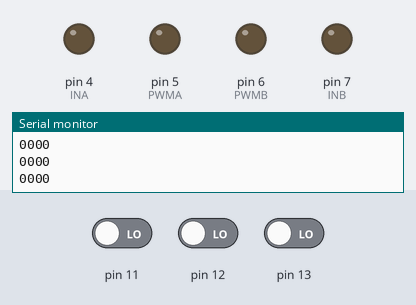
This sketch was run on a simulated Arduino Uno, built with avr-gcc and run on an emulated ATmega328P. Parts: output pins drawn as LEDs (lit = HIGH), the last lines printed to the serial monitor. The inputs (shaded band) are chosen by the test bench; at power-on: pin 11 LOW, pin 12 LOW, pin 13 LOW.

Above: at 1.2 s.
1.3 s: pin 11 driven HIGH and pin 12 driven HIGH
At 2.2 s:
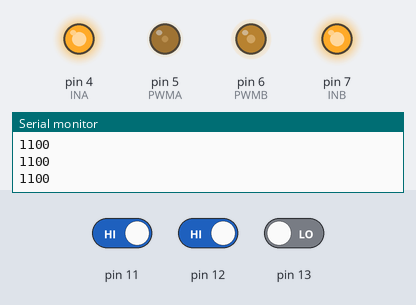
2.8 s: pin 13 driven HIGH
At 3.7 s:
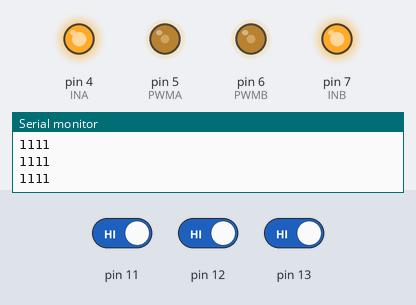
4.3 s: pin 11 driven LOW
At 5.2 s:
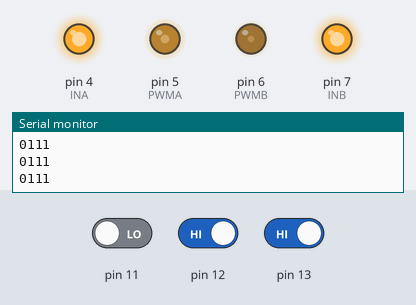
5.8 s: pin 11 driven HIGH
At 6.7 s:
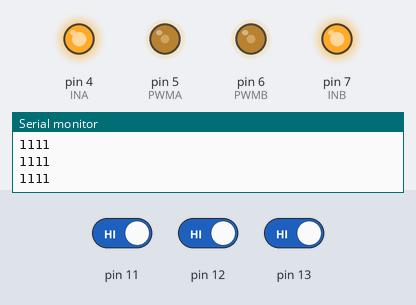
7.3 s: pin 12 driven LOW
At 8.2 s:
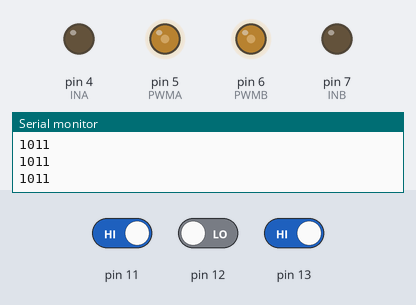
8.8 s: pin 12 driven HIGH
At 10.2 s:
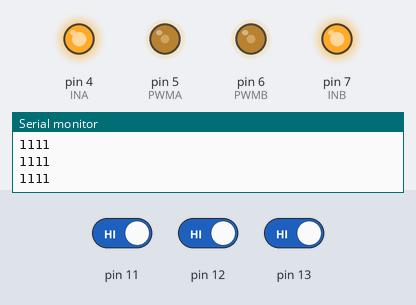
Timing chart, 0 to 11.3 s (numbered marks = the images above; inputs shaded):
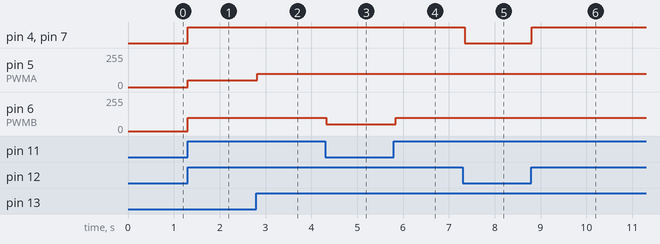

Measured:
- after the input at 1.3 s, pin 4 (INA), pin 7 (INB): LOW → HIGH at once; pin 5 (PWMA): 0/255 → 50/255 at once; pin 6 (PWMB): 0/255 → 100/255 at once
- after the input at 2.8 s, pin 5 (PWMA): 50/255 → 100/255 at once
- after the input at 4.3 s, pin 6 (PWMB): 100/255 → 50/255 at once
- after the input at 5.8 s, pin 6 (PWMB): 50/255 → 100/255 at once
- after the input at 7.3 s, pin 4 (INA), pin 7 (INB): HIGH → LOW at once
- after the input at 8.8 s, pin 4 (INA), pin 7 (INB): LOW → HIGH at once

The sketch:

bizhang.ino
```cpp
int SNUM[3] ;//定义3个传感器，从SNUM[0]-SNUM[2]为从左到右3个红外避障传感器
int INA = 4; //电机A正反转控制端
int PWMA = 5; //电机A调速端
int INB = 7; //电机B正反转控制端
int PWMB = 6; //电机B调速端

void motospd(int sp1,int sp2) //电机速度控制函数。括号内分别为左右电机速度值，
{                        //范围-255～+255，正值为正转，负值为反转。
  if(sp1>0)
    digitalWrite(INA, HIGH);
  else
     digitalWrite(INA, LOW);
  if(sp2>0)
     digitalWrite(INB, HIGH);
  else
     digitalWrite(INB, LOW);
  analogWrite(PWMA,abs (sp1));
  analogWrite(PWMB,abs (sp2));
}
void setup(){

pinMode(11, INPUT); //配置左传感器IO口为输入
pinMode(12, INPUT); //配置中传感器IO口为输入
pinMode(13, INPUT); //配置右传感器IO口为输入
Serial.begin(9600); //打开串口，初始化
pinMode(INA,OUTPUT);
pinMode(INB,OUTPUT);   //配置电机驱动IO口为输出

}
void loop(){

SNUM[0] = digitalRead(11);//左传感器赋值
 SNUM[1] = digitalRead(12); //中传感器赋值
 SNUM[2] = digitalRead(13); //右传感器赋值
 for (int i=0;i<3;i++)
 {
   Serial.print(SNUM[i]);//串口输出每个传感器的值，打开串口可显示传感器检测结果
  }
   Serial.println(SNUM[2]);
  if ((SNUM[0]==1)&&(SNUM[1]==1)&&(SNUM[2]==1))//所有传感器都没有检测到障碍
motospd(100,100);                          //直行
  if ((SNUM[0]==0)&&(SNUM[1]==1)&&(SNUM[2]==1)) //左传感器检测到障碍物
    motospd(100,50);                           //右转
    if ((SNUM[0]==1)&&(SNUM[1]==1)&&(SNUM[2]==0)) //右传感器检测到障碍物
    motospd(50,100);                             //左转
    if ((SNUM[0]==1)&&(SNUM[1]==0)&&(SNUM[2]==1)) //中传感器检测到障碍物
    motospd(-100,-100);                           //后退
delay(50);
}
```
